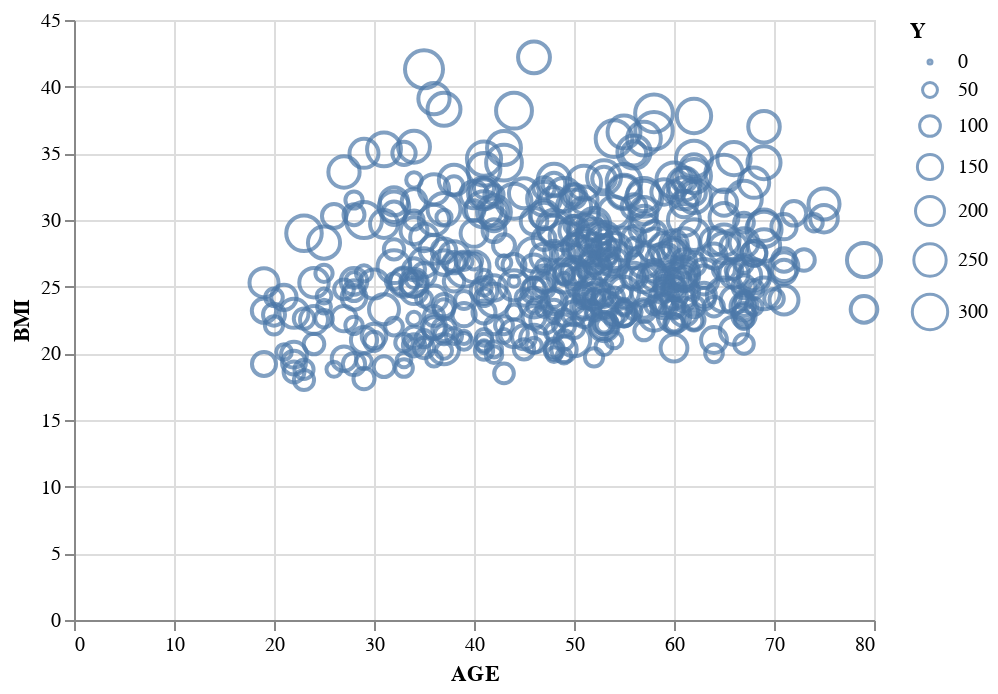

The notebook cell this image was saved under:
### Code cell
import altair as alt
from vega_datasets import data

source = df

alt.Chart(source).mark_point().encode(
    x='AGE',
    y='BMI',
    size='Y'
)

### Figure 1 — Vega-Lite specification as saved in the notebook (floating-point values rounded to 4 significant figures; data arrays with more than 128 entries replaced by an {"elided": "..."} marker saying what was removed)
{"config": {"view": {"continuousWidth": 400, "continuousHeight": 300}}, "data": {"name": "data-0af50cd75e9f624ee570f57722abc38f"}, "mark": "point", "encoding": {"size": {"type": "quantitative", "field": "Y"}, "x": {"type": "quantitative", "field": "AGE"}, "y": {"type": "quantitative", "field": "BMI"}}, "$schema": "https://vega.github.io/schema/vega-lite/v4.8.1.json", "datasets": {"data-0af50cd75e9f624ee570f57722abc38f": {"elided": "442 records"}}}
